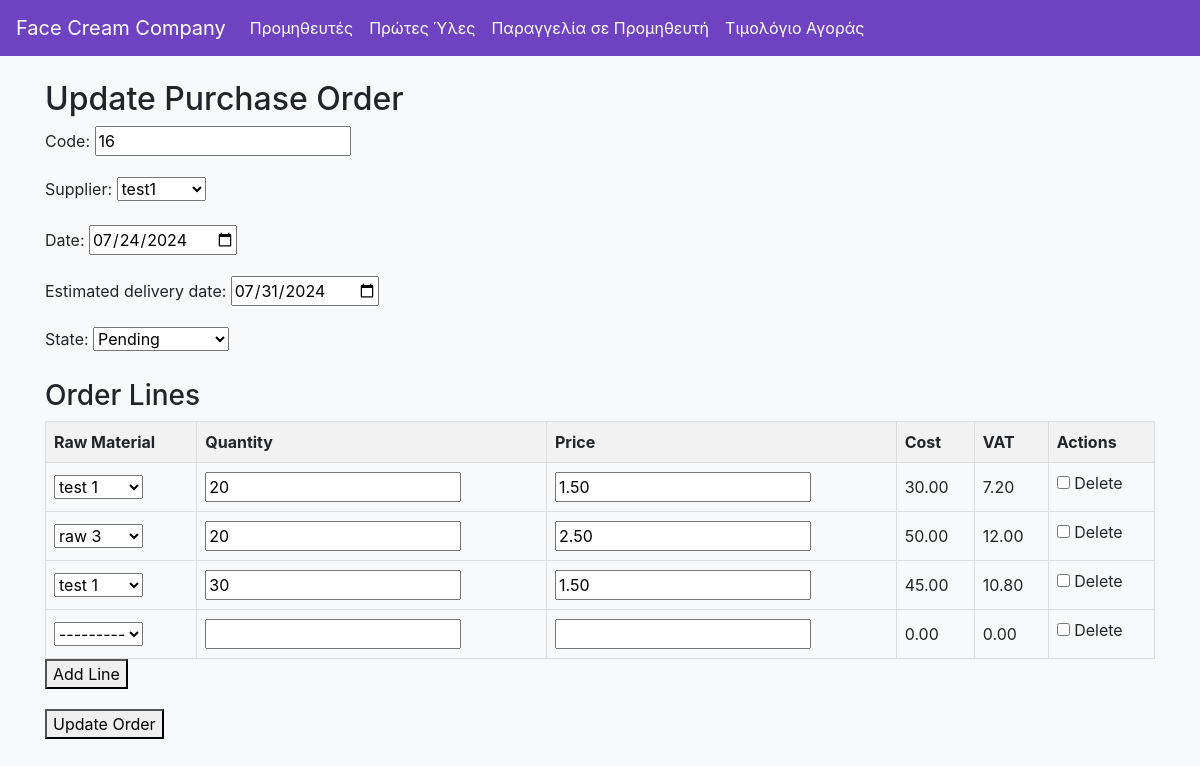
Page /api/purchase-orders/61/update/ on the earlier database version.
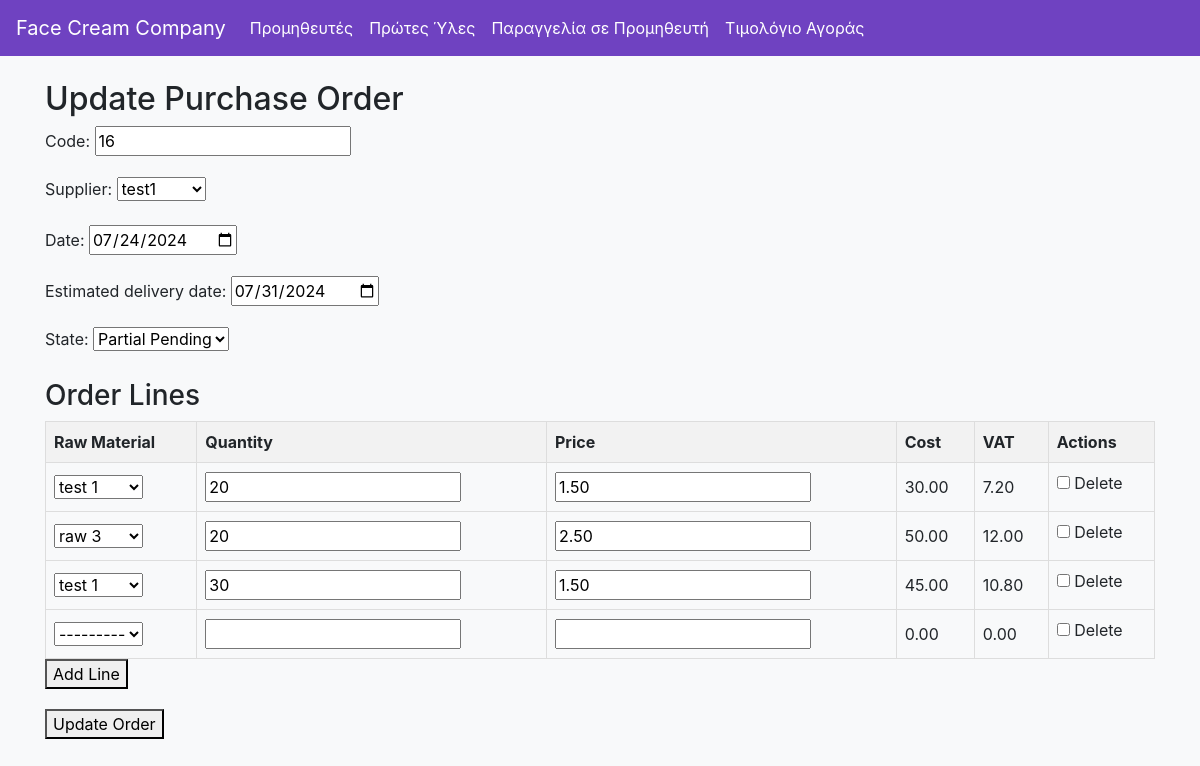
Same page on the later database version.
### raw_materials/models.py (models this page shows, shortened)
class PurchaseOrder(models.Model):
    ORDER_STATES = [
        ('pending', 'Pending'),
        ('completed', 'Completed'),
        ('partial_pending', 'Partial Pending'),
    ]
    code = models.CharField(max_length=20, unique=True)
    supplier = models.ForeignKey(Supplier, on_delete=models.CASCADE)
    date = models.DateField()
    estimated_delivery_date = models.DateField()
    state = models.CharField(max_length=20, choices=ORDER_STATES, default='pending')

### raw_materials/views.py (the view, shortened to what this page needs)
# urls.py: path('purchase-orders/<int:pk>/update/', PurchaseOrderUpdateView.as_view(), name='purchaseorder_update'),
class PurchaseOrderUpdateView(UpdateView):
    model = PurchaseOrder
    form_class = PurchaseOrderForm
    template_name = 'raw_materials/purchaseorder_update_form.html'
    def get_context_data(self, **kwargs):
        data = super().get_context_data(**kwargs)
        if self.request.POST:
            data['lines'] = PurchaseOrderLineFormSet(
                self.request.POST,
                instance=self.object,
                form_kwargs={'supplier': self.object.supplier}
            )
        else:
            data['lines'] = PurchaseOrderLineFormSet(
                instance=self.object,
                form_kwargs={'supplier': self.object.supplier}
            )
        return data

### raw_materials/forms.py
class PurchaseOrderForm(forms.ModelForm):
    class Meta:
        model = PurchaseOrder
        fields = ['code', 'supplier', 'date', 'estimated_delivery_date', 'state']
        widgets = {
            'date': DateInput(attrs={'type': 'date'}),
            'estimated_delivery_date': DateInput(attrs={'type': 'date'}),
        }

### raw_materials/models.py (called while the page is built)
    def __str__(self):
        return self.name

    def __str__(self):
        return self.name

    @property
    def cost(self):
        if self.quantity is not None and self.price is not None:
            return self.quantity * self.price
        return None

### raw_materials/templates/raw_materials/purchaseorder_update_form.html (shortened to what this page needs)
{% extends "base.html" %}
{% block content %}
<h2>Update Purchase Order</h2>
<form method="post" id="purchase-order-update-form">
    <div class="form-section">
        {{ form.as_p }}
    </div>
    <div class="form-section">
        <h3>Order Lines</h3>
        <table class="order-lines">
            <thead>
                <tr>
                    <th>Raw Material</th>
                    <th>Quantity</th>
                    <th>Price</th>
                    <th>Cost</th>
                    <th>VAT</th>
                    <th>Actions</th>
                </tr>
            </thead>
            <tbody id="order-lines-body">
              {% for line_form in lines %}
              <tr class="order-line-form">
                  <td>{{ line_form.raw_material }}</td>
                  <td>{{ line_form.quantity }}</td>
                  <td>{{ line_form.price }}</td>
                  <td class="cost">{% if line_form.instance.pk and line_form.instance.cost is not None %}{{ line_form.instance.cost }}{% endif %}</td>
                  <td class="vat">{% if line_form.instance.pk and line_form.instance.vat is not None %}{{ line_form.instance.vat }}{% endif %}</td>
                  <td>
                      {{ line_form.DELETE }}
                      <label for="{{ line_form.DELETE.id_for_label }}">Delete</label>
                  </td>
              </tr>
              {% endfor %}
            </tbody>
        </table>
        <button type="button" id="add-line">Add Line</button>
    </div>
    <button type="submit" id="submit-button">Update Order</button>
</form>
{% endblock %}

Differences in the rows shown:
changed PurchaseOrder "test1": state "Pending" → "Partial Pending"
